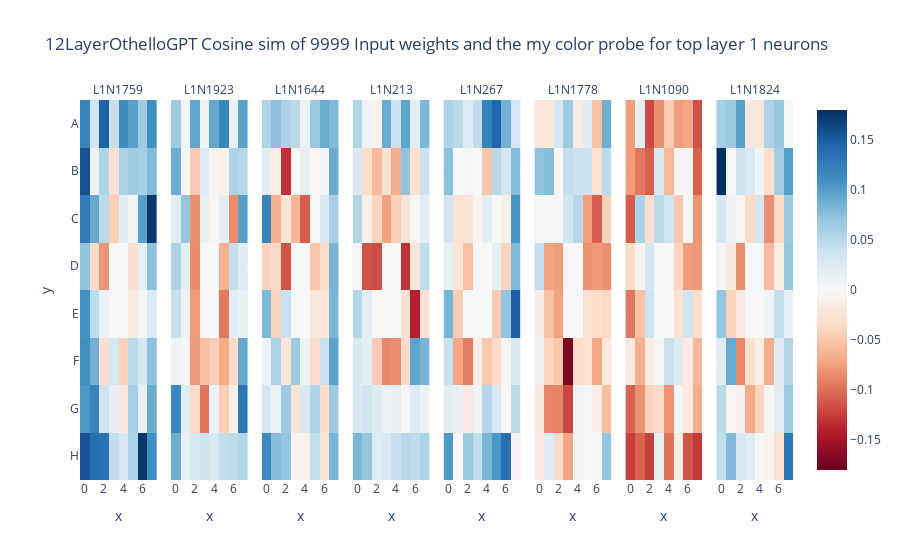
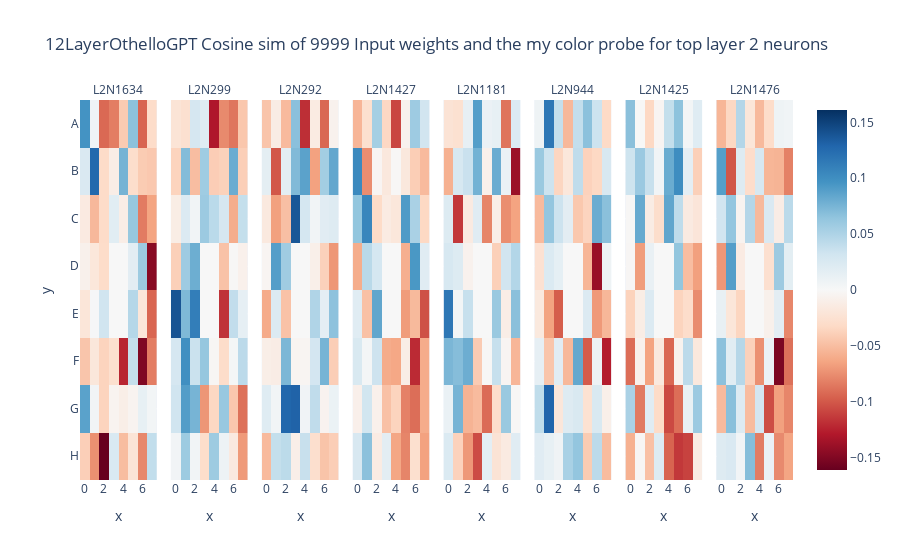
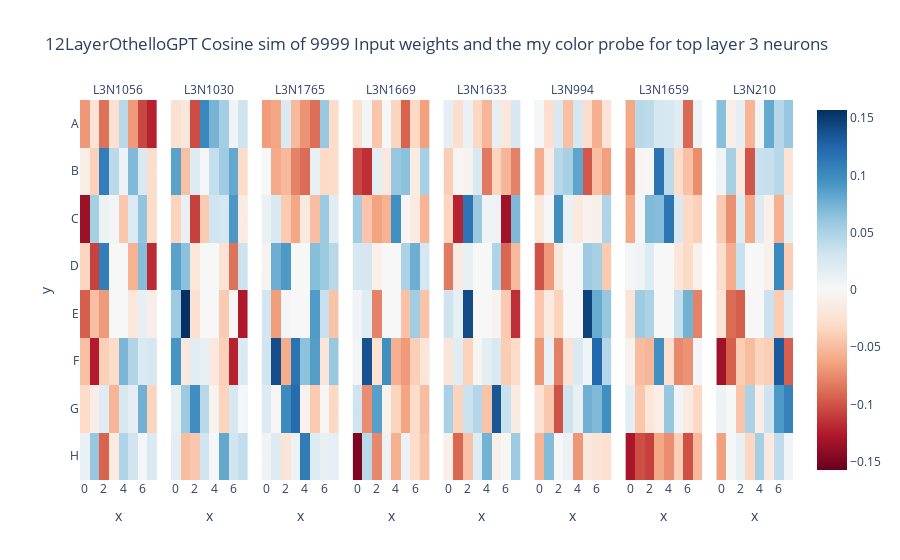
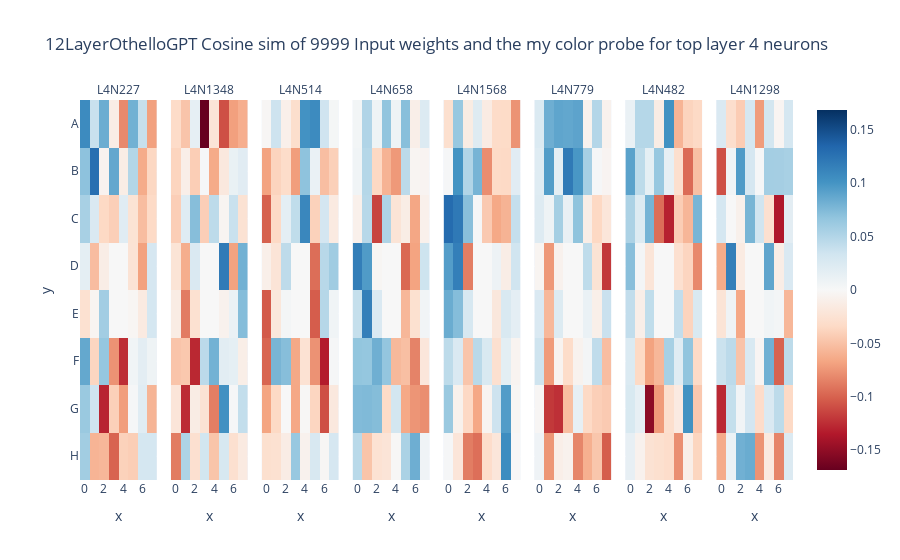

Notebook code for these charts, in order:
### Code cell
layers = list(range(0, 12))
mode = 2 # ["empty", "own", "enemy"]
ids = ["9999", "114514", "20040805"]

for id in ids:
    model_location = f"trained_model_full_12_{id}.pkl"
    with open(model_location, 'rb') as f:
        othello_gpt=torch.load(f, map_location=device)
    for layer in layers:
        # Probe
        probe_path = f"probes/12layer/12_probe_layer_{layer}_{id}_trimmed.pkl"
        full_linear_probe = torch.load(probe_path)
        my_probe_W = full_linear_probe[f'classifier.{mode}.weight'] # (64, 512)
        my_probe_W = my_probe_W.t()
        my_probe_normalised = my_probe_W / my_probe_W.norm(dim=0, keepdim=True) # torch.Size([512, 64])
        my_probe_normalised[:, [27, 28, 35, 36]] = 0.
        # Weight
        weight_in_key = f"blocks.{layer}.mlp_sublayer.proj.weight"
        
        heatmaps_my = []
        w_in = othello_gpt.state_dict()[weight_in_key] # torch.Size([512, 2048])
        w_in /= w_in.norm(dim=0, keepdim=True)
        for neuron in range(0, 2048):
            neuron_weight = w_in[:, neuron]
            heatmaps_my.append((neuron_weight[:, None] * my_probe_normalised).sum(dim=0))
            
        heatmaps_my = torch.stack(heatmaps_my).reshape(-1, 8, 8)
        # print(heatmaps_my.shape)
        heatmaps_my_id = heatmaps_my.std(dim=[1, 2]).argsort(descending=True)[:8]
        heatmaps_my = heatmaps_my[heatmaps_my_id]

        imshow(heatmaps_my,
            facet_col=0,
            y=[i for i in "ABCDEFGH"],
            title=f"12LayerOthelloGPT Cosine sim of {id} Input weights and the my color probe for top layer {layer+1} neurons",
            facet_labels=[f"L{layer+1}N{n.item()}" for n in heatmaps_my_id])
